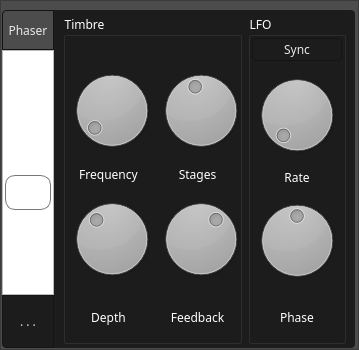
<?xml version="1.0" encoding="UTF-8"?>
<ui version="4.0">
 <class>FJPhaserFrame</class>
 <widget class="QFrame" name="FJPhaserFrame">
  <property name="geometry">
   <rect>
    <x>0</x>
    <y>0</y>
    <width>359</width>
    <height>350</height>
   </rect>
  </property>
  <property name="windowTitle">
   <string>Frame</string>
  </property>
  <property name="styleSheet">
   <string notr="true">* {
    background: #4d4c4d;
    font-family: handelgotdlig;
    font-weight: 200;
}



 QComboBox {
     border: 1px solid #141414;
     border-radius: 4px;
     padding: 1px 18px 1px 3px;
     min-width: 6em;
     color: #e8e8e8;
 }

 QComboBox:editable {
    background: #5b5a5b
 }

 QComboBox:!editable, QComboBox::drop-down:editable {
      background: qlineargradient(x1: 0, y1: 0, x2: 0, y2: 1,
      stop: 0 #3c3c3c, stop: 1 #262627);
 }

 /* QComboBox gets the &quot;on&quot; state when the popup is open */
 QComboBox:!editable:on, QComboBox::drop-down:editable:on {
     background: #5b5a5b
 }

 QComboBox:on { /* shift the text when the popup opens */
     padding-top: 3px;
     padding-left: 4px;
 }

 QComboBox::drop-down {
     subcontrol-origin: padding;
     subcontrol-position: top right;
     width: 15px;

     border-left-width: 1px;
     border-left-color: darkgray;
     border-left-style: solid; /* just a single line */
     border-top-right-radius: 3px; /* same radius as the QComboBox */
     border-bottom-right-radius: 3px;
 }

QComboBox QAbstractItemView {
    border: 1px solid #141414;
    selection-background-color: #5b5a5b;
}

 QSpinBox {
     /*padding-right: 15px; make room for the arrows */
     background-color: qlineargradient(x1: 0, y1: 0, x2: 0, y2: 1,
                                      stop: 0 #3c3c3c, stop: 1 #262627);
    color: #e8e8e8;
     border: none;
     border-radius: 4px;
     /*border-width: 3;*/
}

QSpinBox::up-button {
    border: none;
}

QSpinBox::down-button {
    border: none;
}

QLineEdit {
    border: 1px solid #141414;
    border-radius: 4px;
    color: #e8e8e8;
    background-color: qlineargradient(x1: 0, y1: 0, x2: 0, y2: 1,
                                     stop: 0 #3c3c3c, stop: 1 #262627);
    selection-background-color: #e8e8e8;
    selection-color: #262627
}

QProgressBar {
    border: 1px solid #141414;
    border-radius: 4px;
    text-align: center;
 }


 QProgressBar::chunk {
    background-color: qlineargradient(x1: 0, y1: 0, x2: 0, y2: 1,
                                      stop: 0 #3c3c3c, stop: 1 #262627);
    width: 20px;
 }

QFrame, QLabel, QToolTip {
   color: #e5e5e5;
   /*border: 1px solid #141414;*/
}

QFrame[style=&quot;plain&quot;] {
    border: 100px solid pink;
}

QAbstractButton {
   padding: 3px;
   border: 1px solid #141414;
   border-radius: 4px;
   background-color: qlineargradient(x1: 0, y1: 0, x2: 0, y2: 1,
                                     stop: 0 #3c3c3c, stop: 1 #262627);
    color: #e8e8e8;
}
QAbstractButton::hover {
   background-color: #5b5a5b;
}

QAbstractButton::disabled {
    color: #262627;
}

QAbstractButton::checked {
    background-color: #1c1c1c;
}

 QTabWidget::pane { /* The tab widget frame */
     border-top: 1px solid #141414;
     position: absolute;
     top: -0.5em;
 }

 QTabWidget::tab-bar {
     alignment: center;
 }

 /* Style the tab using the tab sub-control. Note that
     it reads QTabBar _not_ QTabWidget */
 QTabBar::tab {
 background-color: qlineargradient(x1: 0, y1: 0, x2: 0, y2: 1,
                                   stop: 0 #3c3c3c, stop: 1 #262627);

    border: 1px solid #141414;

     /*border: 2px solid #C4C4C3;
     border-bottom-color: #C2C7CB; same as the pane color */
     border-top-left-radius: 4px;
     border-top-right-radius: 4px;
     min-width: 8ex;
     padding: 2px;
     color: #e8e8e8;
 }

 QTabBar::tab:selected, QTabBar::tab:hover {
     background: #5b5a5b;
 }

 QTabBar::tab:selected {
     border-color: #5b5a5b;
     color: #141414;
     /*border-bottom-color: #C2C7CB; same as pane color */
 }

 QSlider::groove:horizontal {
 border: 1px solid #141414;
     height: 8px; /* the groove expands to the size of the slider by default. by giving it a height, it has a fixed size */
     background-color: qlineargradient(x1: 0, y1: 0, x2: 0, y2: 1,
                                       stop: 0 #3c3c3c, stop: 1 #262627);
     margin: 2px 0;
 }

 QSlider::handle:horizontal {
 background-color: qlineargradient(x1: 0, y1: 0, x2: 0, y2: 1,
                                   stop: 0 #3c3c3c, stop: 1 #262627);     border: 1px solid #5c5c5c;
     width: 18px;
     /*margin: -2px 0;  handle is placed by default on the contents rect of the groove. Expand outside the groove */
     border-radius: 3px;
 }

  QScrollBar:vertical {
      border: 0px solid transparent;
      background: transparent;
      width: 4px;
      margin: 0px 0 0px 0;
  }
  QScrollBar::handle:vertical {
      background: #e8e8e8;
      min-width: 20px;
      border: 2px solid #e8e8e8;
      border-radius: 2px;
  }
  QScrollBar::add-line:vertical {
      border: 0px solid transparent;
      background: transparent;
      height: 0px;
      subcontrol-position: bottom;
      subcontrol-origin: margin;
  }

  QScrollBar::sub-line:vertical {
      border: 0px solid transparent;
      background: transparent;
      height: 0px;
      subcontrol-position: top;
      subcontrol-origin: margin;
  }
  QScrollBar::up-arrow:vertical, QScrollBar::down-arrow:vertical {
      border: 0px solid grey;
      width: 0px;
      height: 0px;
      background: white;
  }

  QScrollBar::add-page:vertical, QScrollBar::sub-page:vertical {
      background: none;
  }



  QScrollBar:horizontal {
      border: 0px solid transparent;
      background: transparent;
      height: 4px;
      margin: 0px 0 0px 0;
  }
  QScrollBar::handle:horizontal{
      background: #e8e8e8;
      min-height: 20px;
      border: 2px solid #e8e8e8;
      border-radius: 2px;
  }
  QScrollBar::add-line:horizontal {
      border: 0px solid transparent;
      background: transparent;
      height: 0px;
      subcontrol-position: bottom;
      subcontrol-origin: margin;
  }

  QScrollBar::sub-line:horizontal {
      border: 0px solid transparent;
      background: transparent;
      height: 0px;
      subcontrol-position: top;
      subcontrol-origin: margin;
  }
  QScrollBar::up-arrow:horizontal, QScrollBar::down-arrow:horizontal {
      border: 0px solid grey;
      width: 0px;
      height: 0px;
      background: white;
  }

  QScrollBar::add-page:vertical, QScrollBar::sub-page:vertical {
      background: none;
  }





QSlider::groove:horizontal {
border: 1px solid #bbb;
background: white;
height: 20px;
border-radius: 4px;
}

QSlider::groove:vertical {
border: 1px solid #bbb;
background: white;
width: 50px;
border-radius: 4px;
}

QSlider::sub-page:horizontal {
background: qlineargradient(x1: 0, y1: 0,    x2: 0, y2: 1,
    stop: 0 #444, stop: 1 #bbb);
background: qlineargradient(x1: 0, y1: 0.2, x2: 1, y2: 1,
    stop: 0 #bbb, stop: 1 #555);
border: 0px solid #777;
height: 40px;
border-radius: 4px;
border-top-left-radius: 4px;
border-top-right-radius: 0px;
border-bottom-left-radius: 4px;
border-bottom-right-radius: 0px;
}

QSlider::sub-page:vertical {
background: qlineargradient(x1: 0, y1: 1,    x2: 0, y2: 0,
    stop: 0 #bbb, stop: 1 #444);
background: qlineargradient(x1: 0, y1: 1, x2: 1, y2: 0.2,
    stop: 0 #555, stop: 1 #bbb);
border: 0px solid #777;
width: 53px;
border-top-left-radius: 4px;
border-top-right-radius: 4px;
border-bottom-left-radius: 0px;
border-bottom-right-radius: 0px;
}

QSlider::add-page:horizontal {
background: qlineargradient(x1: 0, y1: 1,    x2: 0, y2: 0,
    stop: 0 #bbb, stop: 1 #444);
background: qlineargradient(x1: 0, y1: 1, x2: 1, y2: 0.2,
    stop: 0 #555, stop: 1 #bbb);
border: 0px solid #777;
height: 40px;
border-top-left-radius: 0px;
border-top-right-radius: 4px;
border-bottom-left-radius: 0px;
border-bottom-right-radius: 4px;
}

QSlider::add-page:vertical {
background: qlineargradient(x1: 0, y1: 1,    x2: 0, y2: 0,
    stop: 0 #444, stop: 1 #bbb);
background: qlineargradient(x1: 1, y1: 1, x2: 0, y2: 0.2,
    stop: 0 #bbb, stop: 1 #555);
border: 0px solid #777;
width: 53px;
border-top-left-radius: 0px;
border-top-right-radius: 0px;
border-bottom-left-radius: 4px;
border-bottom-right-radius: 4px;
}

QSlider::handle:horizontal {
     background-color: qlineargradient(x1: 0, y1: 0, x2: 0, y2: 1,
                                      stop: 0 #3c3c3c, stop: 1 #262627);
border: 1px solid #777;
width: 53px;
margin-top: -2px;
margin-bottom: -2px;
border-radius: 10px;
margin: 2px;
}

QSlider::handle:vertical {
     background-color: qlineargradient(x1: 0, y1: 0, x2: 0, y2: 1,
                                      stop: 0 #3c3c3c, stop: 1 #262627);
border: 1px solid #777;
height: 33px;
margin-top: -2px;
margin-bottom: -2px;
border-radius: 10px;
margin: 2px;
}

QSlider::sub-page:horizontal:disabled {
background: #bbb;
border-color: #999;
}

QSlider::sub-page:vertical:disabled {
background: #bbb;
border-color: #999;
}

QSlider::add-page:horizontal:disabled {
background: #eee;
border-color: #999;
}

QSlider::add-page:vertical:disabled {
background: #eee;
border-color: #999;
}

QSlider::handle:horizontal:disabled {
background: #eee;
border: 1px solid #aaa;
border-radius: 4px;
}

QSlider::handle:vertical:disabled {
background: #eee;
border: 1px solid #aaa;
border-radius: 4px;
}</string>
  </property>
  <property name="frameShape">
   <enum>QFrame::StyledPanel</enum>
  </property>
  <property name="frameShadow">
   <enum>QFrame::Raised</enum>
  </property>
  <widget class="QPushButton" name="pushButton_menu">
   <property name="geometry">
    <rect>
     <x>2</x>
     <y>10</y>
     <width>52</width>
     <height>40</height>
    </rect>
   </property>
   <property name="minimumSize">
    <size>
     <width>52</width>
     <height>40</height>
    </size>
   </property>
   <property name="maximumSize">
    <size>
     <width>52</width>
     <height>40</height>
    </size>
   </property>
   <property name="styleSheet">
    <string notr="true">border-bottom-left-radius: 0px;
border-bottom-right-radius: 0px;
border-top-right-radius: 0px; /* DO NOT MODIFY THIS LINE */</string>
   </property>
   <property name="text">
    <string>Phaser</string>
   </property>
  </widget>
  <widget class="QSlider" name="verticalSlider_amount">
   <property name="geometry">
    <rect>
     <x>2</x>
     <y>50</y>
     <width>53</width>
     <height>245</height>
    </rect>
   </property>
   <property name="sizePolicy">
    <sizepolicy hsizetype="Expanding" vsizetype="Expanding">
     <horstretch>0</horstretch>
     <verstretch>0</verstretch>
    </sizepolicy>
   </property>
   <property name="minimumSize">
    <size>
     <width>53</width>
     <height>0</height>
    </size>
   </property>
   <property name="maximumSize">
    <size>
     <width>53</width>
     <height>16777215</height>
    </size>
   </property>
   <property name="styleSheet">
    <string notr="true">
QSlider::handle:vertical {
     background-color: qlineargradient(x1: 0, y1: 0, x2: 0, y2: 1,
                                      stop: 0 #3c3c3c, stop: 1 #FF2627);
}

QSlider::groove:vertical {
border: 1px solid #bbb;
background: white;
width: 50px;
border-top-left-radius: 0px;
border-top-right-radius: 0px;
border-bottom-left-radius: 0px;
border-bottom-right-radius: 0px;}

QSlider::sub-page:vertical {
border-top-left-radius: 0px;
border-top-right-radius: 0px;
border-bottom-left-radius: 0px;
border-bottom-right-radius: 0px;
}

QSlider::add-page:vertical {
border-top-left-radius: 0px;
border-top-right-radius: 0px;
border-bottom-left-radius: 0px;
border-bottom-right-radius: 0px;
}


QSlider::sub-page:vertical {
background: qlineargradient(x1: 0, y1: 1,    x2: 0, y2: 0,
    stop: 0 #3c3c3c, stop: 1 #262627);
background: qlineargradient(x1: 0, y1: 1, x2: 1, y2: 0.2,
    stop: 0 #262627, stop: 1 #3c3c3c);
}

QSlider::add-page:vertical {
background: qlineargradient(x1: 0, y1: 1,    x2: 0, y2: 0,
    stop: 0 #3c3c3c, stop: 1 #262627);
background: qlineargradient(x1: 1, y1: 1, x2: 0, y2: 0.2,
    stop: 0 #3c3c3c, stop: 1 #262627);

}
</string>
   </property>
   <property name="maximum">
    <number>100</number>
   </property>
   <property name="value">
    <number>40</number>
   </property>
   <property name="orientation">
    <enum>Qt::Vertical</enum>
   </property>
  </widget>
  <widget class="QToolButton" name="toolButton_more">
   <property name="geometry">
    <rect>
     <x>2</x>
     <y>295</y>
     <width>52</width>
     <height>53</height>
    </rect>
   </property>
   <property name="minimumSize">
    <size>
     <width>52</width>
     <height>53</height>
    </size>
   </property>
   <property name="maximumSize">
    <size>
     <width>52</width>
     <height>53</height>
    </size>
   </property>
   <property name="styleSheet">
    <string notr="true">border-top-left-radius: 0px;
border-bottom-left-radius: 4px;
border-top-right-radius: 0px;
border-bottom-right-radius: 0px; /* DO NOT MODIFY THIS LINE */</string>
   </property>
   <property name="text">
    <string>. . .</string>
   </property>
   <property name="checkable">
    <bool>true</bool>
   </property>
   <property name="checked">
    <bool>true</bool>
   </property>
  </widget>
  <widget class="QFrame" name="">
   <property name="geometry">
    <rect>
     <x>54</x>
     <y>10</y>
     <width>301</width>
     <height>338</height>
    </rect>
   </property>
   <property name="styleSheet">
    <string notr="true">* {
 background: #1c1c1c;
}

QFrame {
border-top-left-radius: 0px;
border-bottom-left-radius: 0px;
border-top-right-radius: 4px;
border-bottom-right-radius: 4px;
}</string>
   </property>
   <layout class="QGridLayout" name="gridLayout_4">
    <property name="leftMargin">
     <number>9</number>
    </property>
    <property name="topMargin">
     <number>4</number>
    </property>
    <property name="rightMargin">
     <number>9</number>
    </property>
    <property name="bottomMargin">
     <number>4</number>
    </property>
    <property name="horizontalSpacing">
     <number>6</number>
    </property>
    <property name="verticalSpacing">
     <number>4</number>
    </property>
    <item row="0" column="0">
     <widget class="QGroupBox" name="groupBox_2">
      <property name="styleSheet">
       <string notr="true">color:white;</string>
      </property>
      <property name="title">
       <string>Timbre</string>
      </property>
      <layout class="QGridLayout" name="gridLayout_2">
       <property name="margin">
        <number>1</number>
       </property>
       <item row="1" column="0">
        <widget class="QDial" name="dial_center">
         <property name="minimumSize">
          <size>
           <width>90</width>
           <height>0</height>
          </size>
         </property>
         <property name="maximumSize">
          <size>
           <width>90</width>
           <height>16777215</height>
          </size>
         </property>
         <property name="minimum">
          <number>20</number>
         </property>
         <property name="maximum">
          <number>20000</number>
         </property>
         <property name="value">
          <number>1000</number>
         </property>
        </widget>
       </item>
       <item row="1" column="2">
        <widget class="QDial" name="dial_stages">
         <property name="minimumSize">
          <size>
           <width>90</width>
           <height>0</height>
          </size>
         </property>
         <property name="maximumSize">
          <size>
           <width>90</width>
           <height>16777215</height>
          </size>
         </property>
         <property name="minimum">
          <number>1</number>
         </property>
         <property name="maximum">
          <number>12</number>
         </property>
         <property name="value">
          <number>6</number>
         </property>
        </widget>
       </item>
       <item row="2" column="0">
        <widget class="QLabel" name="label_2">
         <property name="text">
          <string>Frequency</string>
         </property>
         <property name="alignment">
          <set>Qt::AlignCenter</set>
         </property>
        </widget>
       </item>
       <item row="4" column="2">
        <widget class="QLabel" name="label_6">
         <property name="minimumSize">
          <size>
           <width>0</width>
           <height>45</height>
          </size>
         </property>
         <property name="maximumSize">
          <size>
           <width>16777215</width>
           <height>45</height>
          </size>
         </property>
         <property name="text">
          <string>Feedback</string>
         </property>
         <property name="alignment">
          <set>Qt::AlignCenter</set>
         </property>
        </widget>
       </item>
       <item row="3" column="0">
        <widget class="QDial" name="dial_depth">
         <property name="minimumSize">
          <size>
           <width>90</width>
           <height>0</height>
          </size>
         </property>
         <property name="maximumSize">
          <size>
           <width>90</width>
           <height>16777215</height>
          </size>
         </property>
         <property name="maximum">
          <number>10800</number>
         </property>
         <property name="value">
          <number>4000</number>
         </property>
        </widget>
       </item>
       <item row="2" column="2">
        <widget class="QLabel" name="label_3">
         <property name="text">
          <string>Stages</string>
         </property>
         <property name="alignment">
          <set>Qt::AlignCenter</set>
         </property>
        </widget>
       </item>
       <item row="3" column="2">
        <widget class="QDial" name="dial_feedback">
         <property name="minimumSize">
          <size>
           <width>90</width>
           <height>0</height>
          </size>
         </property>
         <property name="maximumSize">
          <size>
           <width>90</width>
           <height>16777215</height>
          </size>
         </property>
         <property name="minimum">
          <number>-99</number>
         </property>
         <property name="value">
          <number>25</number>
         </property>
        </widget>
       </item>
       <item row="4" column="0">
        <widget class="QLabel" name="label_5">
         <property name="minimumSize">
          <size>
           <width>0</width>
           <height>45</height>
          </size>
         </property>
         <property name="maximumSize">
          <size>
           <width>16777215</width>
           <height>45</height>
          </size>
         </property>
         <property name="text">
          <string>Depth</string>
         </property>
         <property name="alignment">
          <set>Qt::AlignCenter</set>
         </property>
        </widget>
       </item>
       <item row="0" column="2">
        <spacer name="verticalSpacer">
         <property name="orientation">
          <enum>Qt::Vertical</enum>
         </property>
         <property name="sizeType">
          <enum>QSizePolicy::Fixed</enum>
         </property>
         <property name="sizeHint" stdset="0">
          <size>
           <width>20</width>
           <height>23</height>
          </size>
         </property>
        </spacer>
       </item>
      </layout>
     </widget>
    </item>
    <item row="0" column="1">
     <widget class="QGroupBox" name="groupBox">
      <property name="styleSheet">
       <string notr="true">color:white;</string>
      </property>
      <property name="title">
       <string>LFO</string>
      </property>
      <layout class="QGridLayout" name="gridLayout_3">
       <property name="margin">
        <number>1</number>
       </property>
       <item row="2" column="0">
        <widget class="QLabel" name="label_8">
         <property name="text">
          <string>Rate</string>
         </property>
         <property name="alignment">
          <set>Qt::AlignCenter</set>
         </property>
        </widget>
       </item>
       <item row="1" column="0">
        <widget class="QDial" name="dial_rate">
         <property name="minimumSize">
          <size>
           <width>90</width>
           <height>0</height>
          </size>
         </property>
         <property name="maximumSize">
          <size>
           <width>90</width>
           <height>16777215</height>
          </size>
         </property>
         <property name="minimum">
          <number>10</number>
         </property>
         <property name="maximum">
          <number>20000</number>
         </property>
         <property name="value">
          <number>250</number>
         </property>
        </widget>
       </item>
       <item row="4" column="0">
        <widget class="QDial" name="dial_phase">
         <property name="minimumSize">
          <size>
           <width>90</width>
           <height>0</height>
          </size>
         </property>
         <property name="maximumSize">
          <size>
           <width>90</width>
           <height>16777215</height>
          </size>
         </property>
         <property name="maximum">
          <number>360</number>
         </property>
         <property name="value">
          <number>180</number>
         </property>
        </widget>
       </item>
       <item row="5" column="0">
        <widget class="QLabel" name="label_9">
         <property name="minimumSize">
          <size>
           <width>0</width>
           <height>45</height>
          </size>
         </property>
         <property name="maximumSize">
          <size>
           <width>16777215</width>
           <height>45</height>
          </size>
         </property>
         <property name="text">
          <string>Phase</string>
         </property>
         <property name="alignment">
          <set>Qt::AlignCenter</set>
         </property>
        </widget>
       </item>
       <item row="0" column="0">
        <widget class="QPushButton" name="pushButton_reset">
         <property name="minimumSize">
          <size>
           <width>0</width>
           <height>23</height>
          </size>
         </property>
         <property name="maximumSize">
          <size>
           <width>16777215</width>
           <height>23</height>
          </size>
         </property>
         <property name="styleSheet">
          <string notr="true">QAbstractButton {
   padding: 3px;
   border: 1px solid #141414;
   border-radius: 4px;
   background-color: qlineargradient(x1: 0, y1: 0, x2: 0, y2: 1,
                                     stop: 0 #3c3c3c, stop: 1 #262627);
    color: #e8e8e8;
}

QAbstractButton::hover {
   background-color: #5b5a5b;
}

QAbstractButton::disabled {
    color: #262627;
}

QAbstractButton::checked {
    background-color: #1c1c1c;
}</string>
         </property>
         <property name="text">
          <string>Sync</string>
         </property>
        </widget>
       </item>
      </layout>
     </widget>
    </item>
   </layout>
  </widget>
 </widget>
 <resources/>
 <connections/>
</ui>
